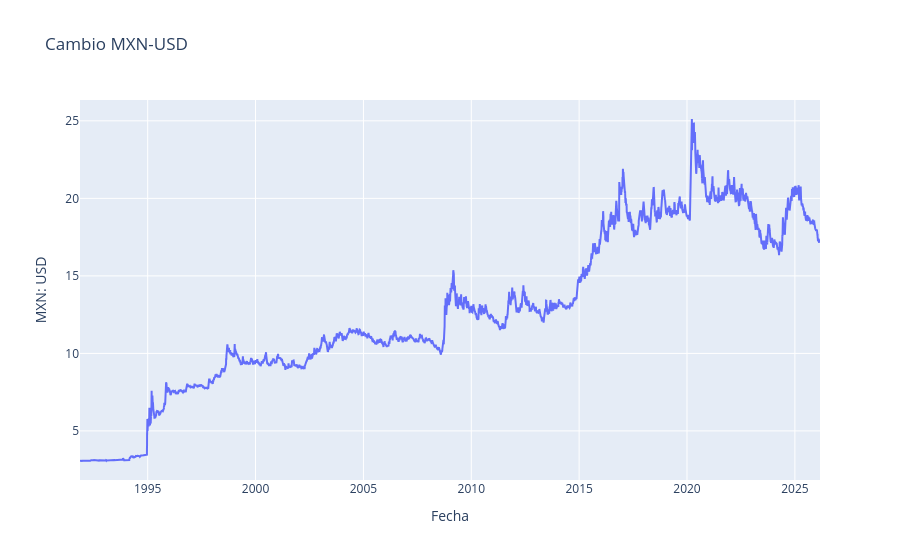

The notebook cell this image was saved under:
### Markdown cell above
# <font color= #99C8F5> **Visualización** </font>

### Code cell
# Index date column
df.index.name = 'Fecha'

# Visualize series
fig = go.Figure()
fig.add_trace(go.Scatter(x=df.index, y=df.Valor, mode='lines', name='MXN: USD'))

fig.update_layout(
    title='Cambio MXN-USD',
    xaxis_title='Fecha',
    yaxis_title='MXN: USD'
)
fig.show()

### Figure 1 — Plotly figure (JSON) as saved in the notebook; plotly's stock layout.template omitted (floating-point values rounded to 4 significant figures; data arrays with more than 128 entries replaced by an {"elided": "..."} marker saying what was removed)
{"data": [{"mode": "lines", "name": "MXN: USD", "type": "scatter", "x": {"elided": "8621 str values"}, "y": {"elided": "8621 float values"}}], "layout": {"title": {"text": "Cambio MXN-USD"}, "xaxis": {"title": {"text": "Fecha"}}, "yaxis": {"title": {"text": "MXN: USD"}}}}
